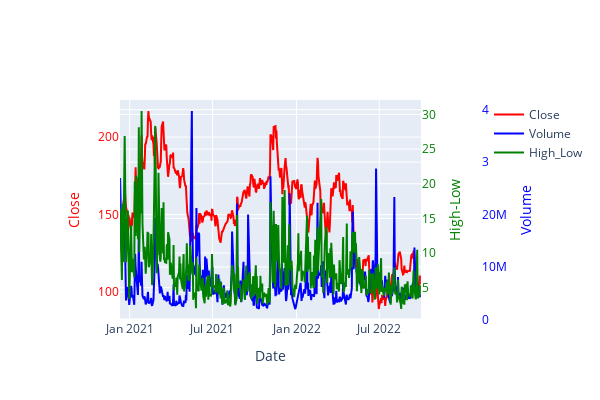

The notebook cell this image was saved under:
### Code cell
#graph_object 3개 축 그리기
import plotly.graph_objects as go

fig = make_subplots()
fig.add_trace(
  go.Scatter(
    x=df_abnb['Date'], y=df_abnb['Close'], name='Close',
    mode='lines', yaxis='y', line={'color':'red'}
    ) #1번째 축
)
fig.add_trace(
  go.Scatter(
    x=df_abnb['Date'], y=df_abnb['Volume'], name='Volume',
    mode='lines', yaxis='y2', line={'color':'blue'}
    ) #2번째 축 Volume
)
fig.add_trace(
  go.Scatter(
    x=df_abnb['Date'], y=df_abnb['High_Low'], name='High_Low',
    mode='lines', yaxis='y3', line={'color':'green'}
    ) #3번째 축 High-Low
)
fig.update_layout(
  yaxis = dict(title='Close'),
  yaxis2 = dict(title='Volume', position=1, side='right', overlaying='y', anchor='free'),
  yaxis3 = dict(title='High-Low', side='right', anchor='x', overlaying='y'),
  xaxis = dict(title='Date', domain=[.1, .85]),
  width=600, height=400
)
fig.layout.yaxis.color = 'red'
fig.layout.yaxis2.color = 'blue'
fig.layout.yaxis3.color = 'green'

fig.show()

### Figure 1 — Plotly figure (JSON) as saved in the notebook; plotly's stock layout.template omitted (floating-point values rounded to 4 significant figures; data arrays with more than 128 entries replaced by an {"elided": "..."} marker saying what was removed)
{"data": [{"line": {"color": "red"}, "mode": "lines", "name": "Close", "type": "scatter", "x": {"elided": "454 str values"}, "y": {"elided": "454 float values"}, "yaxis": "y"}, {"line": {"color": "blue"}, "mode": "lines", "name": "Volume", "type": "scatter", "x": {"elided": "454 str values"}, "y": {"elided": "454 int values"}, "yaxis": "y2"}, {"line": {"color": "green"}, "mode": "lines", "name": "High_Low", "type": "scatter", "x": {"elided": "454 str values"}, "y": {"elided": "454 float values"}, "yaxis": "y3"}], "layout": {"height": 400, "width": 600, "xaxis": {"anchor": "y", "domain": [0.1, 0.85], "title": {"text": "Date"}}, "yaxis": {"anchor": "x", "color": "red", "domain": [0, 1], "title": {"text": "Close"}}, "yaxis2": {"anchor": "free", "color": "blue", "overlaying": "y", "position": 1, "side": "right", "title": {"text": "Volume"}}, "yaxis3": {"anchor": "x", "color": "green", "overlaying": "y", "side": "right", "title": {"text": "High-Low"}}}}
